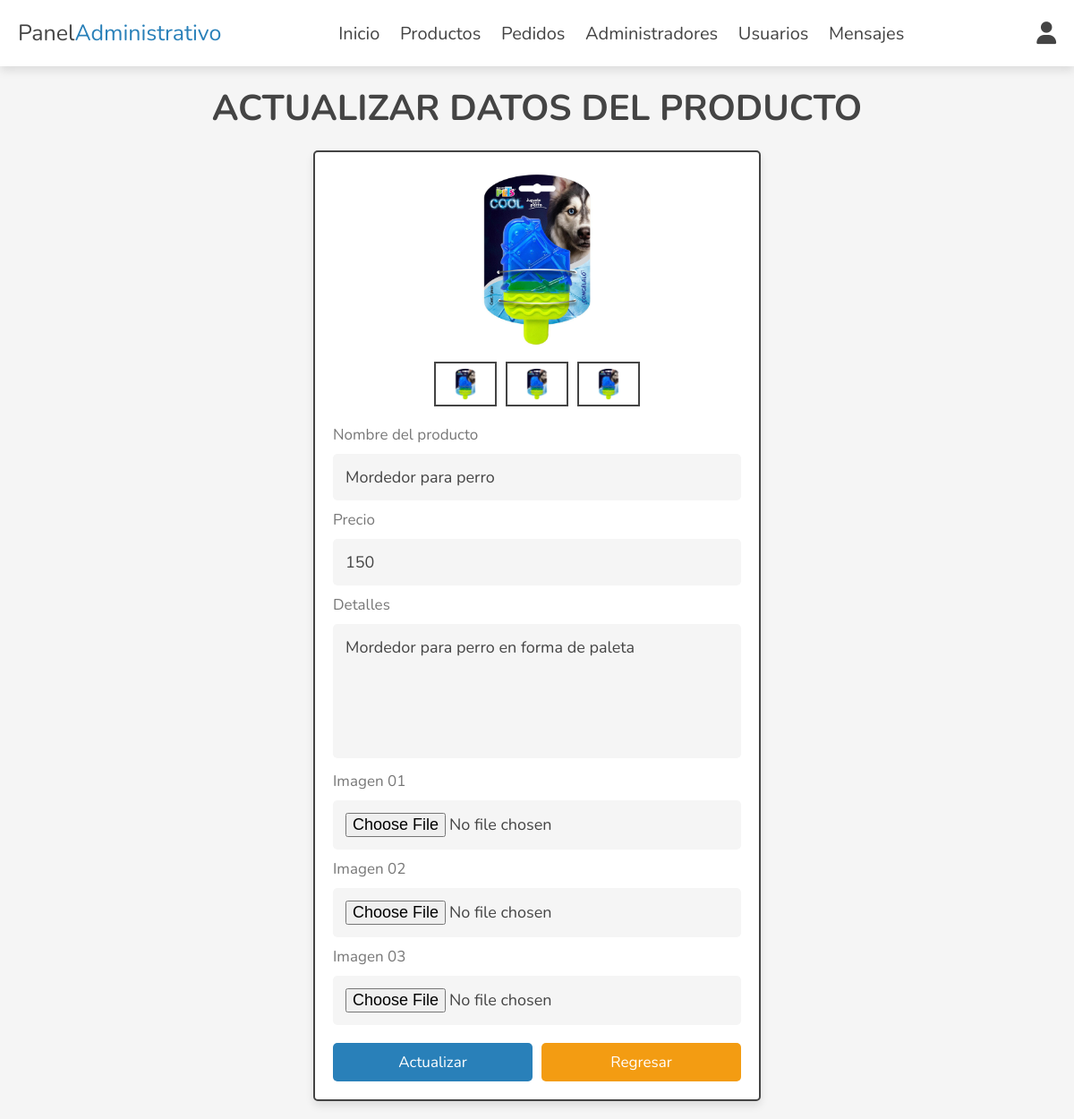
Screenshot of /admin/update_product.php?update=5 (signed in) with the database file from the repository.
### tables this page shows
CREATE TABLE `products` (
  `id` int(100) NOT NULL,
  `name` varchar(100) NOT NULL,
  `details` varchar(500) NOT NULL,
  `price` int(10) NOT NULL,
  `image_01` varchar(100) NOT NULL,
  `image_02` varchar(100) NOT NULL,
  `image_03` varchar(100) NOT NULL
);

### admin/update_product.php (the view, shortened to what this page needs)
<?php
include '../components/connect.php';
?>
<!DOCTYPE html>
<html lang="en">
<head>
   <link rel="stylesheet" href="https://cdnjs.cloudflare.com/ajax/libs/font-awesome/6.1.1/css/all.min.css">
   <link rel="stylesheet" href="../css/admin_style.css">
</head>
<body>
<?php include '../components/admin_header.php'; ?>
<section class="update-product">
   <h1 class="heading">Actualizar datos del producto</h1>
   <?php
      $update_id = $_GET['update'];
      $select_products = $conn->prepare("SELECT * FROM `products` WHERE id = ?");
      $select_products->execute([$update_id]);
      if($select_products->rowCount() > 0){
         while($fetch_products = $select_products->fetch(PDO::FETCH_ASSOC)){
   ?>
   <form action="" method="post" enctype="multipart/form-data">
      <div class="image-container">
         <div class="main-image">
            <img src="../uploaded_img/<?= $fetch_products['image_01']; ?>" alt="">
         </div>
         <div class="sub-image">
            <img src="../uploaded_img/<?= $fetch_products['image_01']; ?>" alt="">
            <img src="../uploaded_img/<?= $fetch_products['image_02']; ?>" alt="">
            <img src="../uploaded_img/<?= $fetch_products['image_03']; ?>" alt="">
         </div>
      </div>
      <span>Nombre del producto</span>
      <input type="text" name="name" required class="box" maxlength="100" value="<?= $fetch_products['name']; ?>">
      <span>Precio</span>
      <input type="number" name="price" required class="box" min="0" max="9999999999"  onkeypress="if(this.value.length == 10) return false;" value="<?= $fetch_products['price']; ?>">
      <span>Detalles</span>
      <textarea name="details" class="box" required cols="30" rows="10"><?= $fetch_products['details']; ?></textarea>
      <span>Imagen 01</span>
      <input type="file" name="image_01" accept="image/jpg, image/jpeg, image/png, image/webp" class="box">
      <span>Imagen 02</span>
      <input type="file" name="image_02" accept="image/jpg, image/jpeg, image/png, image/webp" class="box">
      <span>Imagen 03</span>
      <input type="file" name="image_03" accept="image/jpg, image/jpeg, image/png, image/webp" class="box">
      <div class="flex-btn">
         <input type="submit" name="update" class="btn" value="Actualizar">
         <a href="products.php" class="option-btn">Regresar</a>
      </div>
   </form>
   <?php
         }
      }else{
         echo '<p class="empty">No se encontró el producto</p>';
      }
   ?>
</section>
</body>
</html>

### css/admin_style.css (style rules this page uses)
:root { --main-color:#2980b9; --orange:#f39c12; --red:#e74c3c; --black:#444; --white:#fff; --light-color:#777; --light-bg:#f5f5f5; --border:.2rem solid var(--black); --box-shadow:0 .5rem 1rem rgba(0,0,0,.1); }
* { font-family: 'Nunito', sans-serif; margin:0; padding:0; box-sizing: border-box; outline: none; border:none; text-decoration: none; }
html { font-size: 62.5%; overflow-x: hidden; }
body { background-color: var(--light-bg); }
section { padding:2rem; max-width: 1200px; margin:0 auto; }
.heading { font-size: 4rem; color:var(--black); margin-bottom: 2rem; text-align: center; text-transform: uppercase; }
.btn, .delete-btn, .option-btn { display: block; width: 100%; margin-top: 1rem; border-radius: .5rem; padding:1rem 3rem; font-size: 1.7rem; text-transform: capitalize; color:var(--white); cursor: pointer; text-align: center; }
.btn { background-color: var(--main-color); }
.option-btn { background-color: var(--orange); }
.flex-btn { display: flex; gap:1rem; }
.update-product form { background-color: var(--white); box-shadow: var(--box-shadow); border-radius: .5rem; border:var(--border); padding:2rem; max-width: 50rem; margin:0 auto; }
.update-product form .image-container { margin-bottom: 2rem; }
.update-product form .image-container .main-image img { height: 20rem; width: 100%; object-fit: contain; }
.update-product form .image-container .sub-image { display: flex; gap:1rem; justify-content: center; margin:1rem 0; }
.update-product form .image-container .sub-image img { height: 5rem; width: 7rem; object-fit: contain; padding:.5rem; border:var(--border); cursor: pointer; transition: .2s linear; }
.update-product form .box { width: 100%; border-radius: .5rem; padding:1.4rem; font-size: 1.8rem; color:var(--black); background-color: var(--light-bg); margin:1rem 0; }
.update-product form span { font-size: 1.7rem; color:var(--light-color); }
.update-product form textarea { height: 15rem; resize: none; }

### rows the page displays
products: image_01 (picture), image_02 (picture), image_03 (picture), name "Mordedor para perro", price "150", details "Mordedor para perro en forma de paleta"
